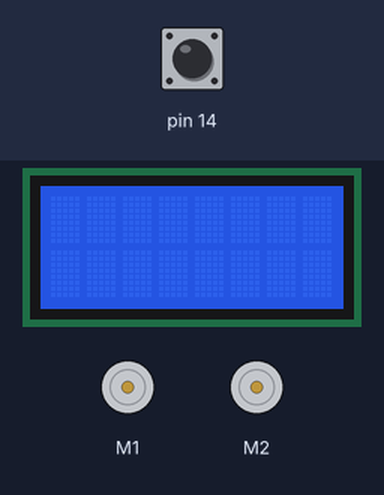
This sketch was run on a simulated Arduino Leonardo, built with avr-gcc and run on an emulated ATmega32U4. Shown: 8×2 character LCD, 2 × DC motor (green arrow = forward, orange = backward, longer = faster). The test bench sets the inputs (shaded band); at power-on: pin 14 HIGH.

Above: at 0.8 s.
0.9 s: pin 14 pulled LOW for 1 s
At 1.3 s:
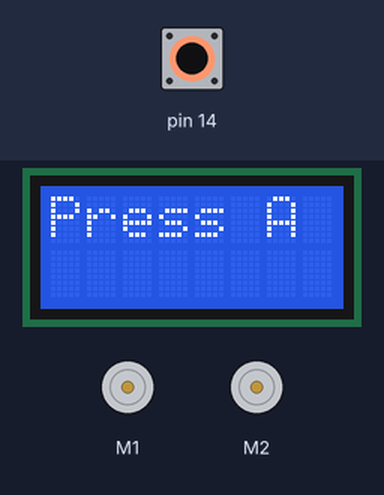
Timing chart, 0 to 3.9 s (numbered marks = the images above; inputs shaded):
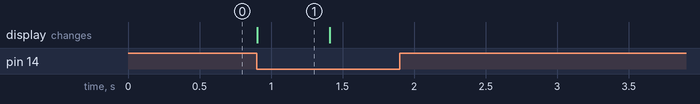

The sketch:

Miniproject_Code.ino
```cpp
/*
 Name:    main.ino
 Created: 10/25/2021 11:46:02 AM
 Authors: Nikolaj Krebs, Peter Plass
 Group:   B378a
*/

#include <Zumo32U4.h>

//// Motor Control
#define MOTOR_SPEED 100
Zumo32U4Motors motors;
Zumo32U4Encoders encoders;
bool rotating = false;
bool calLineFound = false;

/// LCD & Buttons
Zumo32U4LCD lcd;
Zumo32U4ButtonA aButton;
Zumo32U4ButtonB bButton;
Zumo32U4ButtonC cButton;

/// Sensors
#define NUM_SENSORS 5
#define BRIGHTNESS_LEVEL_COUNT 8
#define leftSensor 0
#define leftCenterSensor 1
#define centerSensor 2
#define rightCenterSensor 3
#define rightSensor 4

/// <summary>
/// Represents whether each invididual line/IR sensor on the belly of the Zumo32U4 robot detects a specific
/// contrast that is defined by the threshold in main.readSensorValues(). This struct also
/// contains functions for getting and setting sensor states externally. setState(int, bool) and getState(int)
/// </summary>
struct sensorDetectionState
{
  // L: Left, LC: Left Center, C: Center, RC: Right Center, R: Right
  //
  //                 L      LC     C      RC     R
  bool states[NUM_SENSORS] = { false, false, false, false, false };

  void setState(int sensorId, bool val)
  {
    states[sensorId] = val;
  }

  bool getState(int sensorId)
  {
    return states[sensorId];
  }
};

bool useEmitter = true;
int sensorThresholds[NUM_SENSORS];

uint16_t brightnessLevels[BRIGHTNESS_LEVEL_COUNT]; // The span of measurements representing the amount of light response.
uint16_t sensorReadValues[NUM_SENSORS];
Zumo32U4ProximitySensors proxSensors;
Zumo32U4LineSensors lineSensors;
sensorDetectionState sensorStates = { false, false, false, false, false };

/// Debugging
#define SERIAL_FREQUENCY 9600


// the setup function runs once when you press reset or power the board
void setup()
{
  configureComponents();
  delay(250);
}

// the loop function runs over and over again until power down or reset
void loop()
{

}

/// <summary>
/// Sets all the basic values and properties for components on the robot.
/// </summary>
void configureComponents()
{
  Serial.begin(SERIAL_FREQUENCY);
  lcd.clear();

  for (int i = 1; i < BRIGHTNESS_LEVEL_COUNT; i++)
  {
    brightnessLevels[i] = i;
  }
  /// <summary>
  /// Creates three threshold values for the linesensor pairs.
  /// They are divided into pairs because the center sensors and outer-most sensors usually read different values.
  /// </summary>
  int thresVal0 = ((sensorReadValues[0] + sensorReadValues[4]) / 2 + 20);
  int thresVal1 = ((sensorReadValues[1] + sensorReadValues[3]) / 2 + 20);
  int thresVal2 = (sensorReadValues[2] + 20);

  sensorThresholds[0] = thresVal0;
  sensorThresholds[1] = thresVal1;
  sensorThresholds[2] = thresVal2;
  sensorThresholds[3] = thresVal1;
  sensorThresholds[4] = thresVal0;

  proxSensors.initThreeSensors();
  proxSensors.setBrightnessLevels(brightnessLevels, BRIGHTNESS_LEVEL_COUNT);
  lineSensors.initFiveSensors();
  calibrateLineSensors();
}

/// <summary>
/// Calibrates the line sensors to follow white lines on a dark background.
/// </summary>
void calibrateLineSensors()
{
  aButton.waitForPress();
  lcd.print("Press A");
  delay(250); // Is this needed?
  aButton.waitForPress();
  readSensorValues(sensorStates);
  delay(250); // Is this needed?
  lcd.clear();
  setSpeed(0.75);
}

/// <summary>
/// Handles line sensor detection states by going through the total num
/// of sensors where it afterwards sets the specific sensors read value to the
/// respected value based on wether it exceeds a read above or below the threshold.
/// </summary>
/// <param name="state"></param>
void readSensorValues(sensorDetectionState& state)
{
  bool emit = useEmitter ? QTR_EMITTERS_ON : QTR_EMITTERS_OFF;
  lineSensors.read(sensorReadValues, emit);
  state = { false, false, false, false, false };

  for (int i = 0; i < NUM_SENSORS; i++)
  {
    if (sensorReadValues[i] < sensorThresholds[i])
    {
      state.setState(i, true);
    }
  }
}

/// <summary>
/// Moves the robot in a forward motion to find the calibration line.
/// </summary>
void findCalLine()
{
  while (!calLineFound)
  {

  }
}

/// <summary>
/// Set's the speed on both motors to a common speed as long as speed2 is not defined.
/// If speed2 is defined the order of the arguments will set the speed to it's respective motor.
/// </summary>
/// <param name="speed"></param>
void setSpeed(int16_t speed, int16_t speed2 = NULL)
{
  int16_t dSpd = speed2 != NULL ? speed2 : speed;
  motors.setSpeeds(speed, dSpd);
}

/// <summary>
/// Turns the robot in a left direction based on a desired angle different from 0 degrees.
/// </summary>
/// <param name="angle"></param>
void turnLeft(float angle)
{

}

/// <summary>
/// Turns the robot in a right direction based on a desired angl different from 0 degrees.
/// </summary>
/// <param name="angle"></param>
void turnRight(float angle)
{

}

/// <summary>
/// TODO: Write something here.
/// </summary>
void stopMotors()
{
  motors.setSpeeds(0, 0);
}
```

Measured:
- after the input at 0.9 s, the display: changes at once (image 1)
- what the display in image 1 shows lasts 0.5 s, from 0.9 s to 1.4 s
